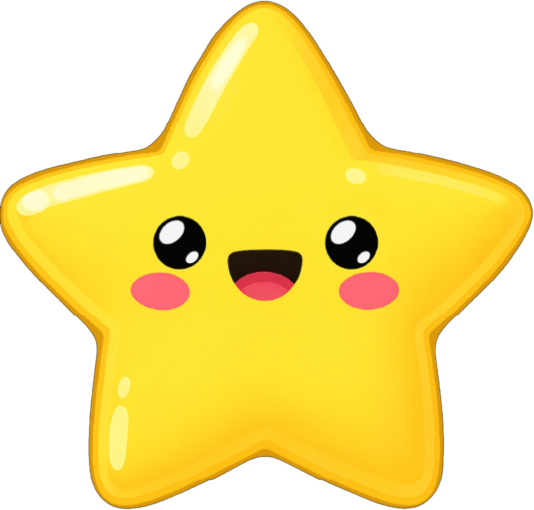
#> input picture .claude/skills/tao-anh-bia/assets/ngoi-sao.png, 1068 x 1020 px (shown at 1/2 size)
$ python -i tao_anh_bia.py   (imports and definitions only)
#> lines starting #> are read from the running program, lines starting #| are printed output that depends on the picture
#!/usr/bin/env python3
"""Tạo ảnh bìa TikTok 9:16 theo bộ nhận diện Bé Sao.

Khung tiêu đề trắng viền xanh nằm trên tấm nền xanh, ngôi sao mascot ở góc,
chữ hook màu xanh in hoa, dòng nhấn mạnh có kiểu riêng và các điểm nhấn trang trí.

Ví dụ:
    python3 tao_anh_bia.py anh.jpg --hook "ĐÓN CON ĐI HỌC VỀ / SAO NGƯỜI CON LẠI / [vang] CÓ MÙI THẾ NÀY ?"

Mỗi dòng cách nhau bằng " / " (hoặc xuống dòng). Thẻ đặt đầu dòng để chọn kiểu:
    [to]    chữ xanh cỡ lớn
    [hong]  chữ trắng trong hình bầu dục hồng
    [the]   chữ trắng trong thẻ hồng xiên
    [vang]  vệt bút dạ vàng phía sau chữ
    [xanh]  hai vệt cọ xanh hai bên chữ
    [nen]   chữ trắng trên nền xanh bo tròn
    [so]    số đầu dòng cỡ rất lớn (ví dụ "[so] 3 SAI LẦM")
    [gach]  gạch chân hồng dưới dòng
Không gắn thẻ nào thì dòng nhấn mạnh được chọn tự động.
Emoji cuối dòng (ví dụ "TRÁI CAM 🍊") được vẽ màu nếu máy có font emoji.

Nếu thư mục ../assets có khung.png hoặc ngoi-sao.png (ảnh nền trong suốt),
script dùng các file đó thay cho khung và ngôi sao vẽ bằng code.
"""
import argparse
import hashlib
import math
import os
import random
import re
import sys

from PIL import Image, ImageChops, ImageDraw, ImageFilter, ImageFont

HERE = os.path.dirname(os.path.abspath(__file__))
SKILL = os.path.dirname(HERE)
FONT_DIR = os.path.join(SKILL, "fonts")
ASSET_DIR = os.path.join(SKILL, "assets")

W, H = 1080, 1920
S = 2  # vẽ ở 2x rồi thu nhỏ để nét mịn

# ---- Bảng màu nhận diện (lấy theo khung mẫu) ----
XANH_VIEN = (24, 144, 240)      # viền khung, #1890F0
XANH_NEN_SANG = (140, 208, 252)  # tấm nền xanh, phần sáng
XANH_NEN_DAM = (52, 160, 246)    # tấm nền xanh, phần đậm
XANH_CHU = (30, 155, 233)        # chữ hook, #1E9BE9
TRANG_KHUNG = (250, 250, 250)
HONG = (244, 143, 180)           # #F48FB4
HONG_DAM = (236, 96, 146)
VANG = (255, 214, 46)            # #FFD62E
VANG_VIEN = (242, 165, 22)
VIEN_TOI = (45, 45, 45)

KIEU = {"to", "hong", "the", "vang", "vethong", "xanh", "nen", "so", "gach"}
KIEU_TU_DONG = ["hong", "the", "vang", "xanh"]

# Hình khung theo ảnh mẫu (toạ độ trên khung 2000x1000).
KHUNG_SAU = [(65, 150), (1975, 300), (1910, 872), (1230, 832), (118, 968)]
KHUNG_SAU_BO = [140, 110, 120, 600, 130]
KHUNG_TRUOC = [(122, 240), (1905, 55), (1958, 765), (195, 880)]
KHUNG_TRUOC_BO = 125


def s(v):
    return int(round(v * S))


# ------------------------------------------------------------------ hình học
# [181 lines left out: functions bo_goc, mask_da_giac, to_mau, gradient_doc, ve_khung, khung_tu_file and 1 more, not called in this run]


# ------------------------------------------------------------------ điểm nhấn
# Bảng màu tia: (sáng, đậm, viền, bóng đổ trong)
TIA_VANG = ((255, 228, 80), (255, 170, 0), (255, 255, 255), (238, 140, 0))
TIA_HONG = ((255, 200, 222), (255, 105, 160), (255, 72, 145), (235, 70, 135))


# [109 lines left out: functions _nem, _sprite_tia, ve_tia, ve_lap_lanh, ve_bong_bong, ve_tim, not called in this run]


# ------------------------------------------------------------------ chữ
EMOJI_RE = re.compile(
    "([\U0001F000-\U0001FAFF\u2600-\u27BF\u2B00-\u2BFF\u2300-\u23FF][\uFE0F\u200D\U0001F3FB-\U0001F3FF"
    "\U0001F000-\U0001FAFF]*)"
)

_emoji_font = None


# [21 lines left out: function font_emoji, not called in this run]


# Emoji được thay bằng ảnh gốc của thương hiệu trong assets/ (nếu có)
ICON_THAY_EMOJI = {"🍊": "icon-cam.png"}
ICON_CAO = 1.45  # icon ảnh cao gấp 1,6 lần cỡ chữ (như trái cam trong mẫu)


# [26 lines left out: functions icon_asset, anh_emoji, not called in this run]


_fonts = {}


# [6 lines left out: function font, not called in this run]


class Dong:
    # [17 lines left out: function __init__, not called in this run]

    TI_LE_SO = 1.75

    # [15 lines left out: function do_rong, not called in this run]

    @property
    def dam(self):
        return self.kieu in ("to", "hong", "the", "nen", "vang", "vethong", "xanh", "so")

    # [32 lines left out: functions chieu_cao, phan_tich_hook, not called in this run]


def upper_giu_emoji(x):
    return "".join(p if EMOJI_RE.fullmatch(p) else p.upper() for p in EMOJI_RE.split(x) if p)


# [11 lines left out: function be_rong_hinh, not called in this run]


def gioi_han(d, rong):
    return rong + {"hong": -s(50), "the": s(0), "nen": s(10), "xanh": s(130)}.get(d.kieu, 0)


LE_SAO = s(110)


# [114 lines left out: functions chon_co_chu, ve_net_co, ve_dong, not called in this run]


# ------------------------------------------------------------------ ghép
def nen_9_16(path, day_xuong=0):
#> called with path = '../assets/ngoi-sao.png', day_xuong = 0
    ext = os.path.splitext(path)[1].lower()
    if ext in (".mp4", ".mov", ".m4v", ".mkv", ".webm"):
        raise SystemExit("Hãy đưa ảnh (jpg/png). Với video, lấy 1 khung hình bằng ffmpeg trước: "
                         "ffmpeg -ss 1 -i video.mp4 -frames:v 1 anh.jpg")
    im = Image.open(path)
#> im is the input picture: PIL image 1068x1020 RGBA; mean R, G, B, A 142.7, 121.6, 30.1, 149
    try:
        from PIL import ImageOps
        im = ImageOps.exif_transpose(im)
    except Exception:
        pass
    im = im.convert("RGB")
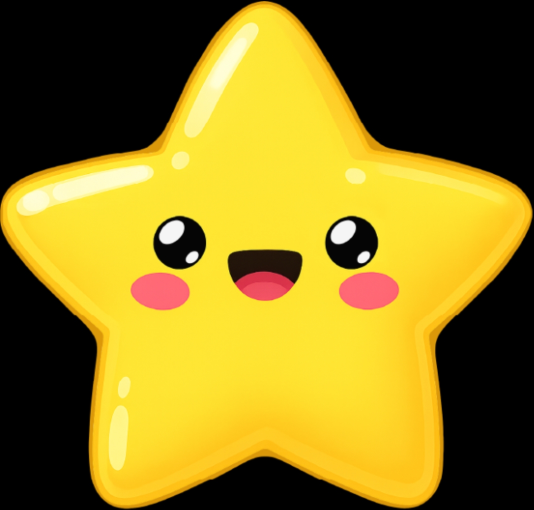
#> im: PIL image 1068x1020 RGB (shown at 1/2 size); mean R, G, B 142.7, 121.6, 30.1
    r = max(W / im.width, H / im.height)
#> r = 1.88
    im = im.resize((math.ceil(im.width * r), math.ceil(im.height * r)), Image.LANCZOS)
#> im: PIL image 2011x1920 RGB
    left = (im.width - W) // 2
#> left = 465
    top = (im.height - H) // 2
#> top = 0
    im = im.crop((left, top, left + W, top + H))
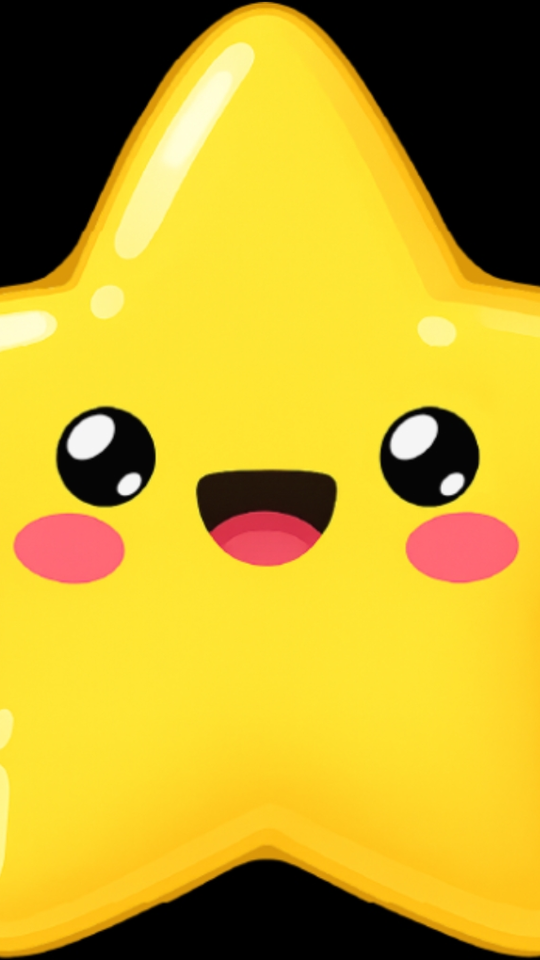
#> im: PIL image 1080x1920 RGB (shown at 1/2 size); mean R, G, B 194.1, 166, 41.9
    if day_xuong > 0:
        # đẩy ảnh xuống; phần trống phía trên lấp bằng dải trên cùng của ảnh
        # (thường là tường/trần trơn) kéo giãn và làm mờ nhẹ
        dai = im.crop((0, 0, W, max(40, H // 24))).resize((W, day_xuong + 40), Image.BICUBIC)
        dai = dai.filter(ImageFilter.GaussianBlur(12))
        mo = im.copy()
        mo.paste(im.crop((0, 0, W, H - day_xuong)), (0, day_xuong))
        mo.paste(dai.crop((0, 0, W, day_xuong)), (0, 0))
        # hoà mép nối
        noi = 30
        if day_xuong > noi:
            vung = mo.crop((0, day_xuong - noi, W, day_xuong + noi))
            mo.paste(vung.filter(ImageFilter.GaussianBlur(6)), (0, day_xuong - noi))
        im = mo
    return im


# Cỡ khung so với bản gốc: 0.9 để khung gọn, không sát mép ô ảnh bìa TikTok
TL_KHUNG = 1.0
RONG_CHU = s(840 * TL_KHUNG)  # bề rộng tối đa của một dòng chữ


# [7 lines left out: function kich_thuoc_khung, not called in this run]


LE_TREN = 0.14  # khoảng từ mép trên khung vẽ tới mép trên tấm nền xanh
DAY_KHUNG = 0.9 - LE_TREN  # mép dưới tấm trắng (tấm nền xanh được phép chạm ngọn tóc)


O_TREN = 240        # mép trên ô ảnh bìa 3:4 trên lưới TikTok
KHOANG_CACH = 30    # khoảng trống tối thiểu: mép ô → khung và khung → đỉnh đầu
CAO_KHUNG = 1 - LE_TREN - 0.02  # mép dưới tấm nền xanh, tính từ y_top, theo chiều cao khung


# [64 lines left out: functions xep_khung_tranh_dau, dat_khung_giua, tim_dinh_dau, not called in this run]


# TikTok hiển thị ảnh bìa trên trang cá nhân dạng 3:4 (cắt ~240px trên và dưới),
# nên khung phải nằm trong vùng này để luôn thấy trọn vẹn.
VUNG_AN_TOAN_TREN = 250
Y_THAP_NHAT = 330  # khi còn nhiều chỗ, khung không xuống thấp hơn mức này
Y_MAC_DINH = 258


# [17 lines left out: function sticker, not called in this run]


# vị trí icon quanh khung: (tỉ lệ x theo bề rộng khung, tỉ lệ y theo chiều cao khung, cỡ, góc xoay)
VI_TRI_ICON = [(-0.01, 0.04, 90, -10), (0.98, 0.84, 100, 10), (1.02, 0.06, 88, 12)]


# [190 lines left out: functions tao_lop_phu, main, not called in this run]


# [2 lines not run here, left out]

>>> result = nen_9_16('../assets/ngoi-sao.png')
